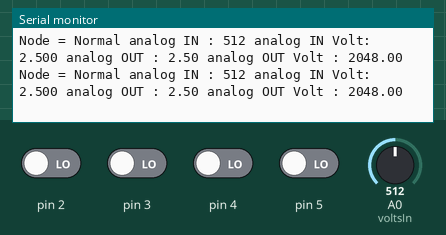
Bench run of a sketch on a simulated Arduino Uno, built with avr-gcc and run on an emulated ATmega328P. Parts: the last lines printed to the serial monitor. Inputs (shaded band) come from the test bench; at power-on: pin 2–5 LOW, A0 (voltsIn) = 512.

Above: at 1.2 s.
1.3 s: A0 (voltsIn) set to 261
At 1.42 s:
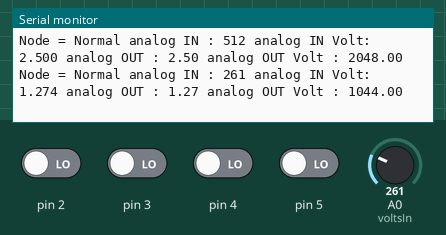
4.3 s: A0 (voltsIn) set to 232
At 19.32 s:
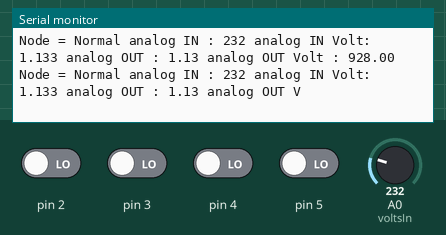
Timing chart, 0 to 19.4 s (numbered marks = the images above; inputs shaded):
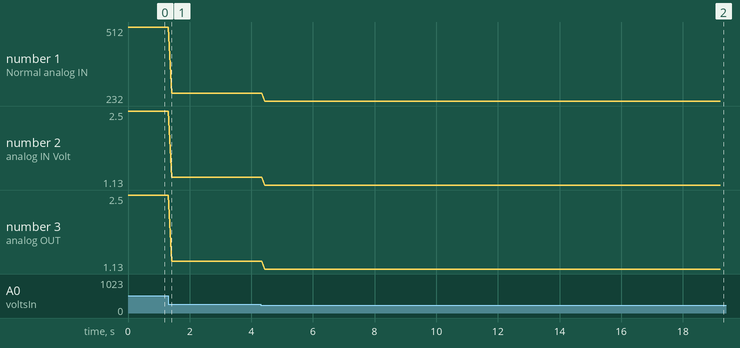

Measured:
- the behaviour switches between 250 and 249 on A0 (voltsIn) (found by bisection; images 1 and 2)
- after the input at 1.3 s, the serial monitor: prints a new line after 0.11 s (image 1)
- after the input at 4.3 s, the serial monitor: prints a new line after 0.14 s (image 2)
- plotted number 1: 512 → 261 after the input at 1.3 s, 261 → 232 after the input at 4.3 s
- plotted number 2: 2.5 → 1.27 after the input at 1.3 s, 1.27 → 1.13 after the input at 4.3 s
- plotted number 3: 2.5 → 1.27 after the input at 1.3 s, 1.27 → 1.13 after the input at 4.3 s

The sketch:

Air_Flow2.ino
```cpp
#include <Wire.h>
#include <Adafruit_MCP4725.h>
#define voltsIn A0
#define INTERVAL_MESSAGE1 50
#define INTERVAL_MESSAGE2 90
#define INTERVAL_MESSAGE3 200

Adafruit_MCP4725 dac; // constructor

void setup(void) {
  Serial.begin(9600);
  dac.begin(0x60); // The I2C Address: Run the I2C Scanner if you're not sure
/*
MCP4725A0 address is 0x60 or 0x61
MCP4725A1 address is 0x62 or 0x63
MCP4725A2 address is 0x64 or 0x65
MCP4725A3 address is 0x66 or 0x67
*/
}

void loop(void) {

    uint32_t dac_value;
    int adcValueRead = 0;
    float voltageRead = 0;

    float dac_expected_output;

    /*
    if(millis() > time_1 + INTERVAL_MESSAGE1)
    {

    }
    if(millis() > time_2 + INTERVAL_MESSAGE2)
    {

    }
    if(millis() > time_3 + INTERVAL_MESSAGE3)
    {

    }*/
    int normal = digitalRead(2);
    int S1 = digitalRead(3);
    int S2 = digitalRead(4);
    int S3 = digitalRead(5);
     //normal mode

      //S1 mode
    if(S1 == HIGH)
    {
        adcValueRead = analogRead(voltsIn);// 0 - 1024
        voltageRead = (adcValueRead * 5.0 )/ 1024.0;// 0.00 - 5.00 "convert to volt"
        dac_value = adcValueRead*3.8;//True sum 4.0 increase 0.1 | *1.5

        dac_expected_output = (5.0/4096.0) * dac_value;// 0.00 - 5.00 "convert to volt"
        //dac.setVoltage(dac_value, false);// 0 - 1024

        if(dac_expected_output<0.001)
        {
          dac_expected_output = 0.00;
          dac.setVoltage(40.95, false);
        }
        else
        {
          dac.setVoltage(dac_value, false);//0-4095
        }

        float votb = dac_expected_output*819.2;

        Serial.print("Node = S1 ");

        Serial.print("analog IN : ");
        Serial.print(adcValueRead);

        Serial.print(" analog IN Volt: ");
        Serial.print(voltageRead,3);

        Serial.print(" analog OUT : ");
        Serial.print(dac_expected_output);

        Serial.print(" analog OUT Volt : ");
        Serial.println(votb);

    }
      //S2 mode
    else if(S2 == HIGH)
    {
        adcValueRead = analogRead(voltsIn);// 0 - 1024
        voltageRead = (adcValueRead * 5.0 )/ 1024.0;// 0.00 - 5.00 "convert to volt"
        dac_value = adcValueRead*3.5;//True sum 4.0 increase 0.1

        dac_expected_output = (5.0/4096.0) * dac_value;// 0.00 - 5.00 "convert to volt"
        //dac.setVoltage(dac_value, false);// 0 - 1024

        if(dac_expected_output<0.001)
        {
          dac_expected_output = 0.00;
          dac.setVoltage(40.95, false);
        }
        else
        {
          dac.setVoltage(dac_value, false);// 0 - 1024
        }

        float votb = dac_expected_output*819.2;

        Serial.print("Node = S2 ");

        Serial.print("analog IN : ");
        Serial.print(adcValueRead);

        Serial.print(" analog IN Volt: ");
        Serial.print(voltageRead,3);

        Serial.print(" analog OUT : ");
        Serial.print(dac_expected_output);

        Serial.print(" analog OUT Volt : ");
        Serial.println(votb);

    }
      //S3 mode
    else if(S3 == HIGH)
    {
        adcValueRead = analogRead(voltsIn);// 0 - 1024
        voltageRead = (adcValueRead * 5.0 )/ 1024.0;// 0.00 - 5.00 "convert to volt"
        dac_value = adcValueRead*2.0;//True sum 4.0 increase 0.1

        dac_expected_output = (5.0/4096.0) * dac_value;// 0.00 - 5.00 "convert to volt"


        if(dac_expected_output<0.001)
        {
          dac_expected_output = 0.1;
          dac.setVoltage(40.95, false);
        }
        else
        {
          dac.setVoltage(dac_value, false);// 0 - 1024
        }

        float votb = dac_expected_output*819.2;

        Serial.print("Node = S3 ");

        Serial.print("analog IN : ");
        Serial.print(adcValueRead);

        Serial.print(" analog IN Volt: ");
        Serial.print(voltageRead,3);

        Serial.print(" analog OUT : ");
        Serial.print(dac_expected_output);

        Serial.print(" analog OUT Volt : ");
        Serial.println(votb);

    }

    else
     {
        adcValueRead = analogRead(voltsIn);// 0 - 1024
        voltageRead = (adcValueRead * 5.0 )/ 1024.0;// 0.00 - 5.00 "convert to volt"
        dac_value = adcValueRead*4.0;//True sum 4.0 increase 0.1

        dac_expected_output = (5.0/4096.0) * dac_value;// 0.00 - 5.00 "convert to volt"
        dac.setVoltage(dac_value, false);// 0 - 1024

        float votb = dac_expected_output*819.2;

        Serial.print("Node = Normal ");

        Serial.print("analog IN : ");
        Serial.print(adcValueRead);

        Serial.print(" analog IN Volt: ");
        Serial.print(voltageRead,3);

        Serial.print(" analog OUT : ");
        Serial.print(dac_expected_output);

        Serial.print(" analog OUT Volt : ");
        Serial.println(votb);
     }

}
```
